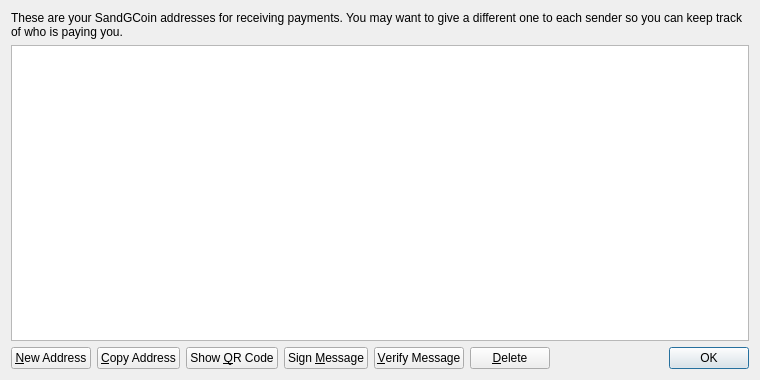
<?xml version="1.0" encoding="UTF-8"?>
<ui version="4.0">
 <class>AddressBookPage</class>
 <widget class="QWidget" name="AddressBookPage">
  <property name="geometry">
   <rect>
    <x>0</x>
    <y>0</y>
    <width>760</width>
    <height>380</height>
   </rect>
  </property>
  <property name="windowTitle">
   <string>Address Book</string>
  </property>
  <layout class="QVBoxLayout" name="verticalLayout">
   <item>
    <widget class="QLabel" name="labelExplanation">
     <property name="text">
      <string>These are your SandGCoin addresses for receiving payments. You may want to give a different one to each sender so you can keep track of who is paying you.</string>
     </property>
     <property name="textFormat">
      <enum>Qt::PlainText</enum>
     </property>
     <property name="wordWrap">
      <bool>true</bool>
     </property>
    </widget>
   </item>
   <item>
    <widget class="QTableView" name="tableView">
     <property name="contextMenuPolicy">
      <enum>Qt::CustomContextMenu</enum>
     </property>
     <property name="toolTip">
      <string>Double-click to edit address or label</string>
     </property>
     <property name="tabKeyNavigation">
      <bool>false</bool>
     </property>
     <property name="alternatingRowColors">
      <bool>true</bool>
     </property>
     <property name="selectionMode">
      <enum>QAbstractItemView::SingleSelection</enum>
     </property>
     <property name="selectionBehavior">
      <enum>QAbstractItemView::SelectRows</enum>
     </property>
     <property name="sortingEnabled">
      <bool>true</bool>
     </property>
     <attribute name="verticalHeaderVisible">
      <bool>false</bool>
     </attribute>
    </widget>
   </item>
   <item>
    <layout class="QHBoxLayout" name="horizontalLayout">
     <item>
      <widget class="QPushButton" name="newAddressButton">
       <property name="toolTip">
        <string>Create a new address</string>
       </property>
       <property name="text">
        <string>&amp;New Address</string>
       </property>
       <property name="icon">
        <iconset resource="../bitcoin.qrc">
         <normaloff>:/icons/add</normaloff>:/icons/add</iconset>
       </property>
      </widget>
     </item>
     <item>
      <widget class="QPushButton" name="copyToClipboard">
       <property name="toolTip">
        <string>Copy the currently selected address to the system clipboard</string>
       </property>
       <property name="text">
        <string>&amp;Copy Address</string>
       </property>
       <property name="icon">
        <iconset resource="../bitcoin.qrc">
         <normaloff>:/icons/editcopy</normaloff>:/icons/editcopy</iconset>
       </property>
      </widget>
     </item>
     <item>
      <widget class="QPushButton" name="showQRCode">
       <property name="text">
        <string>Show &amp;QR Code</string>
       </property>
       <property name="icon">
        <iconset resource="../bitcoin.qrc">
         <normaloff>:/icons/qrcode</normaloff>:/icons/qrcode</iconset>
       </property>
      </widget>
     </item>
     <item>
      <widget class="QPushButton" name="signMessage">
       <property name="toolTip">
        <string>Sign a message to prove you own a SandGCoin address</string>
       </property>
       <property name="text">
        <string>Sign &amp;Message</string>
       </property>
       <property name="icon">
        <iconset resource="../bitcoin.qrc">
         <normaloff>:/icons/edit</normaloff>:/icons/edit</iconset>
       </property>
      </widget>
     </item>
     <item>
      <widget class="QPushButton" name="verifyMessage">
       <property name="toolTip">
        <string>Verify a message to ensure it was signed with a specified SandGCoin address</string>
       </property>
       <property name="text">
        <string>&amp;Verify Message</string>
       </property>
       <property name="icon">
        <iconset resource="../bitcoin.qrc">
         <normaloff>:/icons/transaction_0</normaloff>:/icons/transaction_0</iconset>
       </property>
      </widget>
     </item>
     <item>
      <widget class="QPushButton" name="deleteButton">
       <property name="toolTip">
        <string>Delete the currently selected address from the list</string>
       </property>
       <property name="text">
        <string>&amp;Delete</string>
       </property>
       <property name="icon">
        <iconset resource="../bitcoin.qrc">
         <normaloff>:/icons/remove</normaloff>:/icons/remove</iconset>
       </property>
      </widget>
     </item>
     <item>
      <spacer name="horizontalSpacer">
       <property name="orientation">
        <enum>Qt::Horizontal</enum>
       </property>
       <property name="sizeHint" stdset="0">
        <size>
         <width>40</width>
         <height>20</height>
        </size>
       </property>
      </spacer>
     </item>
     <item>
      <widget class="QDialogButtonBox" name="buttonBox">
       <property name="sizePolicy">
        <sizepolicy hsizetype="Maximum" vsizetype="Fixed">
         <horstretch>0</horstretch>
         <verstretch>0</verstretch>
        </sizepolicy>
       </property>
       <property name="standardButtons">
        <set>QDialogButtonBox::Ok</set>
       </property>
      </widget>
     </item>
    </layout>
   </item>
  </layout>
 </widget>
 <resources>
  <include location="../bitcoin.qrc"/>
 </resources>
 <connections/>
</ui>
